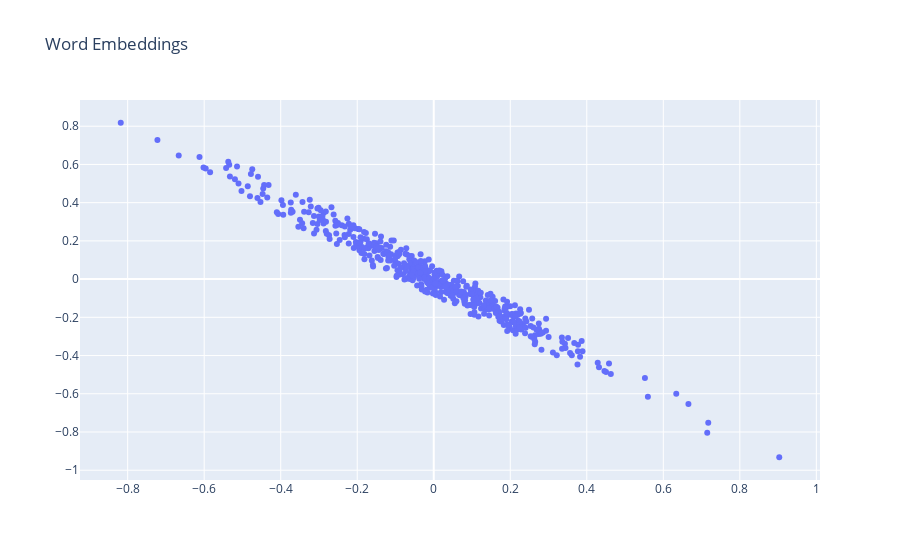

Notebook code cell kept with this figure:
### Markdown cell above
Now you'll use a fancy plotting tool called *plotly* to show the embeddings with hovertext so you can move your mouse over the points to see the corresponding tokens.

### Code cell
def plot_2d_embeddings(embeddings, id_start=1, count=100):
  # Get 1st and 2nd embedding dims for the desired tokens.
  x1 = embeddings[id_start:id_start+count, 0]
  x2 = embeddings[id_start:id_start+count, 1]
  
  # Get the corresponding words from the reverse index (for labeling).
  tokens = [reverse_index[i] for i in range(id_start, id_start+count)]

  # Plot with the plotly library.
  data = plotly.Scatter(x=x1, y=x2, text=tokens,
                        mode='markers', textposition='bottom left',
                        hoverinfo='text')
  fig = plotly.Figure(data=[data],
                      layout=plotly.Layout(title="Word Embeddings",
                                           hovermode='closest'))
  fig.show()

# Very frequent tokens tend to be more syntactic than semantic, so let's plot
# some rarer words.    
plot_2d_embeddings(embeddings2, id_start=500, count=500)

### Figure 1 — Plotly figure (JSON) as saved in the notebook; plotly's stock layout.template omitted (floating-point values rounded to 4 significant figures; data arrays with more than 128 entries replaced by an {"elided": "..."} marker saying what was removed)
{"data": [{"hoverinfo": "text", "mode": "markers", "text": {"elided": "500 str values"}, "textposition": "bottom left", "type": "scatter", "x": {"elided": "500 float values"}, "y": {"elided": "500 float values"}}], "layout": {"hovermode": "closest", "title": {"text": "Word Embeddings"}}}
